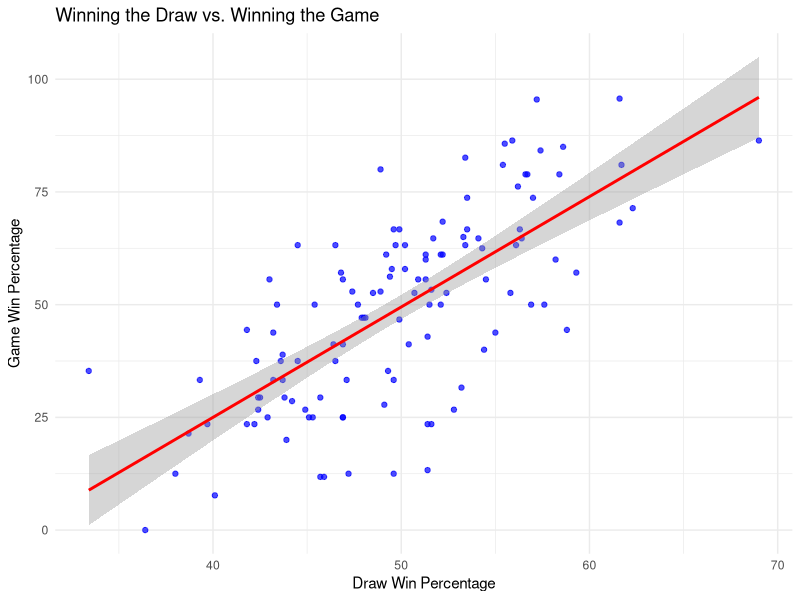

Write the R code that produced this figure. (Note: this script raises an error after producing the figure.)
## ---- chunk 1
library(tidyverse)
library(ggplot2)

WLAX <- read_csv("jtyrrell/lacrosse_women_ncaa_div1_2022_2023.csv") |> mutate(draw_pctg = draw_pctg * 100, 
                             win_pctg = win_pctg * 100)
## ---- chunk 2
ggplot(WLAX, aes(x = draw_pctg, y = win_pctg)) +
  geom_point(color = "blue", alpha = 0.7) +
  geom_smooth(method = "lm", color = "red", se = TRUE) +
  labs(title = "Winning the Draw vs. Winning the Game",
       x = "Draw Win Percentage",
       y = "Game Win Percentage") +
  theme_minimal()
## ---- chunk 3
model <- lm(win_pctg ~ draw_pctg, data = WLAX)
summary(model)
## ---- chunk 4
library(ggplot2)

ggplot(LAX, aes(x = draw_pctg, y = win_pctg)) +
  geom_point(color = "blue", alpha = 0.7) +  # Scatter plot
  geom_smooth(method = "lm", formula = y ~ poly(x, 2), color = "red", se = TRUE) +
  labs(title = "Polynomial Regression: Winning the Draw vs. Winning the Game",
       x = "Draw Win Percentage",
       y = "Game Win Percentage") +
  theme_minimal()

## ---- chunk 5
model_poly <- lm(win_pctg ~ poly(draw_pctg, 2), data = LAX)
summary(model_poly)
## ---- chunk 6
MLAX <- read_csv("jtyrrell/lacrosse_men_ncaa_div1_2022_2023.csv") |> mutate(faceoff_win_pct = faceoff_win_pct * 100,
                                                                          win_loss_pctg = win_loss_pctg * 100)

## ---- chunk 7
ggplot(MLAX, aes(x = faceoff_win_pct, y = win_loss_pctg)) +
  geom_point(color = "blue", alpha = 0.7) +
  geom_smooth(method = "lm", color = "red", se = TRUE) +
  labs(title = "Winning the Draw vs. Winning the Game",
       x = "Draw Win Percentage",
       y = "Game Win Percentage") +
  theme_minimal()
## ---- chunk 8
model2 <- lm(win_loss_pctg ~ faceoff_win_pct, data = MLAX)
summary(model2)
## ---- chunk 9
WMLAX <- read_csv("jtyrrell/lacrosse_men_and_women_ncaa_div1_2022_2023.csv") |> mutate(faceoff_win_pct = faceoff_win_pct * 100,                                                              win_loss_pctg = win_loss_pctg * 100)

WMLAX$Division <- as.factor(WMLAX$Division)
## ---- chunk 10
ggplot(WMLAX, aes(x = faceoff_win_pct, y = win_loss_pctg, color = Division)) +
  geom_point(alpha = 0.7) +  
  geom_smooth(method = "lm", formula = y ~ poly(x, 1), se = TRUE) +  
  labs(title = "Regression Model: Draw Wins vs. Game Wins",
       x = "Draw Win Percentage",
       y = "Game Win Percentage") +
  theme_minimal()
## ---- chunk 11
WMmodel <- lm(win_loss_pctg ~ faceoff_win_pct + Division, data = WMLAX)
summary(WMmodel)

## ---- chunk 12
model_interaction <- lm(win_loss_pctg ~ faceoff_win_pct * Division, data = WMLAX)
summary(model_interaction)

